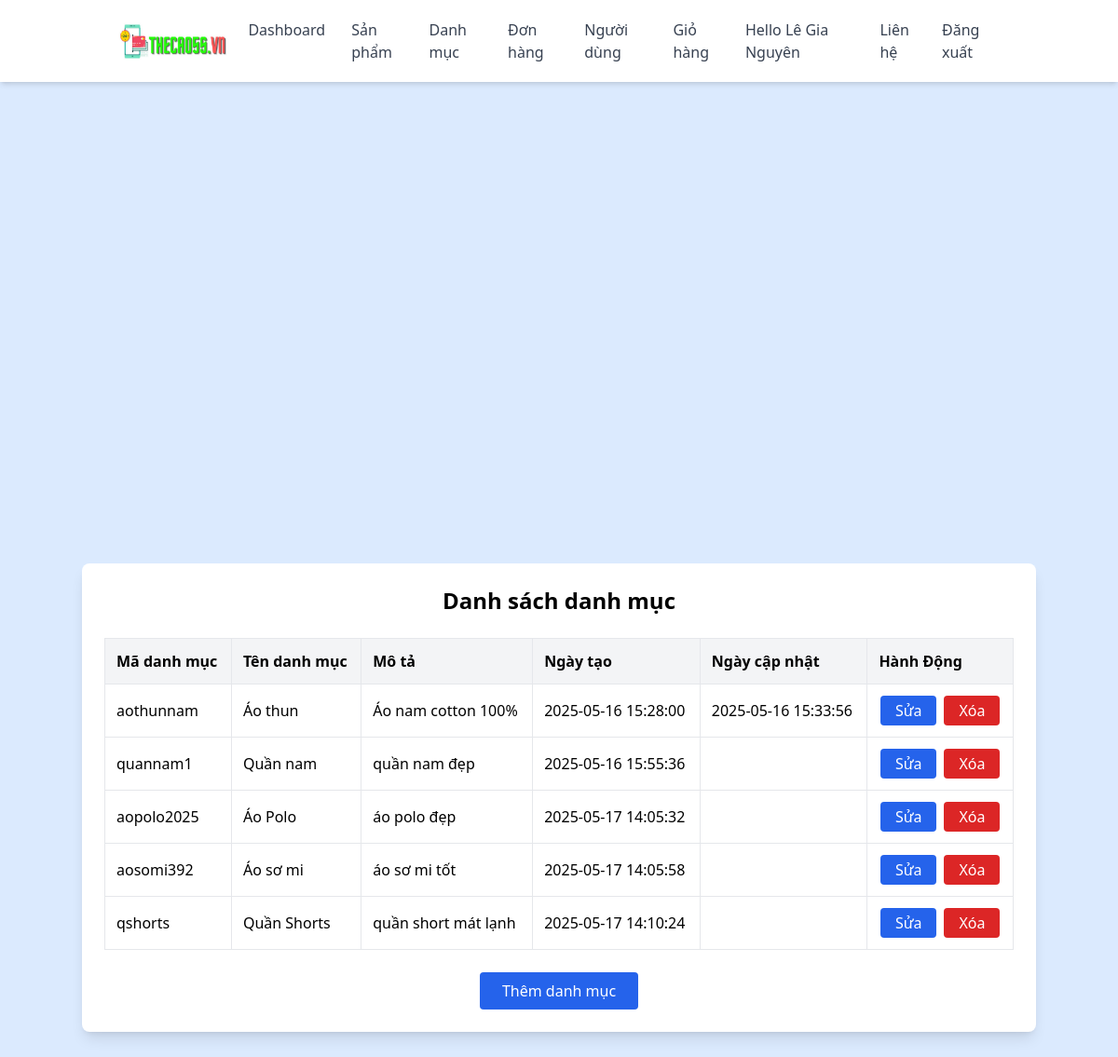
Screenshot of /categories/index.php (signed in) with the database file from the repository.
### tables this page shows
CREATE TABLE `categories` (
  `id` int NOT NULL,
  `categories_code` varchar(50) NOT NULL,
  `categories_name` varchar(100) NOT NULL,
  `categories_description` text,
  `created_at` datetime DEFAULT CURRENT_TIMESTAMP,
  `updated_at` datetime DEFAULT NULL ON UPDATE CURRENT_TIMESTAMP
);

### categories/index.php (the view, shortened to what this page needs)
<?php
    include '../includes/header.php';
    include '../config/database.php';
?>
<!DOCTYPE html>
<html lang="vi">
<head>
    <script src="https://cdn.tailwindcss.com"></script>
</head>
<body class="bg-blue-100">
    <main class="flex flex-col items-center justify-center min-h-screen text-center px-4 py-8">
    <div class="bg-white p-6 rounded-lg shadow-lg w-full max-w-5xl overflow-x-auto">
        <h2 class="text-2xl font-bold mb-6">Danh sách danh mục</h2>
        <table class="w-full border-collapse text-sm md:text-base">
            <thead>
                <tr class="bg-gray-100">
                    <th class="p-3 border text-left font-semibold">Mã danh mục</th>
                    <th class="p-3 border text-left font-semibold">Tên danh mục</th>
                    <th class="p-3 border text-left font-semibold">Mô tả</th>
                    <th class="p-3 border text-left font-semibold">Ngày tạo</th>
                    <th class="p-3 border text-left font-semibold">Ngày cập nhật</th>
                    <th class="p-3 border text-left font-semibold">Hành Động</th>
                </tr>
            </thead>
            <tbody>
                <?php
                    $result = $conn->query("SELECT * FROM categories");
                    while ($row = $result->fetch_assoc()) {
                        echo '
                            <tr class="border-b">
                                <td class="p-3 border">' . $row["categories_code"] . '</td>
                                <td class="p-3 border">' . htmlspecialchars($row["categories_name"]) . '</td>
                                <td class="p-3 border">' . htmlspecialchars($row["categories_description"]) . '</td>
                                <td class="p-3 border">' . $row["created_at"] . '</td>
                                <td class="p-3 border">' . $row["updated_at"] . '</td>
                                <td class="p-3 border">
                                    <div class="flex flex-wrap gap-2 justify-center">
                                        <a href="update.php?categories_code=' . $row["categories_code"] . '" class="bg-blue-600 text-white px-4 py-1 rounded">Sửa</a>
                                        <a href="delete.php?categories_code=' . $row["categories_code"] . '" onclick="return confirm(\'Xoá danh mục này?\')" class="bg-red-600 text-white px-4 py-1 rounded">Xóa</a>
                                    </div>
                                </td>
                            </tr>
                            ';
                        }
                    ?>
            </tbody>
        </table>
        <div class="mt-6 text-center">
            <a href="create.php" class="inline-block bg-blue-600 text-white px-6 py-2 rounded">Thêm danh mục</a>
        </div>
    </div>
    </main>
</body>
</body>
</html>

### rows the page displays
categories: categories_code "aothunnam", categories_name "Áo thun", categories_description "Áo nam cotton 100%", created_at "2025-05-16 15:28:00", updated_at "2025-05-16 15:33:56"
categories: categories_code "quannam1", categories_name "Quần nam", categories_description "quần nam đẹp", created_at "2025-05-16 15:55:36"
categories: categories_code "aopolo2025", categories_name "Áo Polo", categories_description "áo polo đẹp", created_at "2025-05-17 14:05:32"
categories: categories_code "aosomi392", categories_name "Áo sơ mi", categories_description "áo sơ mi tốt", created_at "2025-05-17 14:05:58"
categories: categories_code "qshorts", categories_name "Quần Shorts", categories_description "quần short mát lạnh", created_at "2025-05-17 14:10:24"

### other values shown
$_COOKIE['fullname'] "Lê Gia Nguyên"
